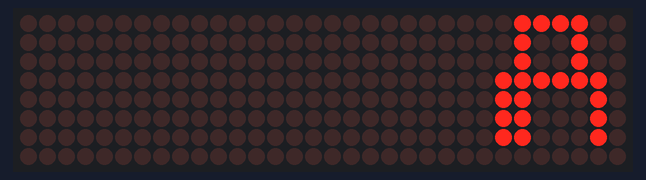
A sketch run on a simulated Arduino Uno, built with avr-gcc and run on an emulated ATmega328P. On the bench: 32×8 LED matrix.

Above: at 0.1 s.

The sketch:

LED-matrix4.ino
```cpp
#include <LedControl.h>

LedControl lc = LedControl(12, 11, 10, 4); //pins: DIN, CLK, CS, display of content

unsigned long delayTime(200); //delay antara frames

//masukan values dalam array
byte hurufA[] = {0x3C, 0x24, 0x24, 0x7E, 0x62, 0x62, 0x62, 0x00};
byte hurufB[] = {0x7C, 0x24, 0x24, 0x3E, 0x32, 0x32, 0x7E, 0x00};
byte hurufC[] = {
    B00111110, //first frame of invader #1
    B00100010,
    B00100000,
    B01100000,
    B01100000,
    B01100010,
    B01111110,
    B00000000
  };

 void setup() {
  lc.shutdown(0, false);
  lc.setIntensity(0, 2);
  lc.clearDisplay(0);
 }

 void A(int dev) {
  for(int i=0; i<8; i++){
    lc.setRow(dev, i, hurufA[i]);
  }
 }

 void B(int dev) {
  for(int i=0; i<8; i++){
    lc.setRow(dev, i, hurufB[i]);
  }
 }

 void C(int dev) {
  for(int i=0; i<8; i++){
    lc.setRow(dev, i, hurufC[i]);
  }
 }

void loop(){
  A(0);
  delay(1000);
  //lc.clearDisplay(1);

  B(1);
  delay(1000);

  C(2);
  delay(1000);
}
```
